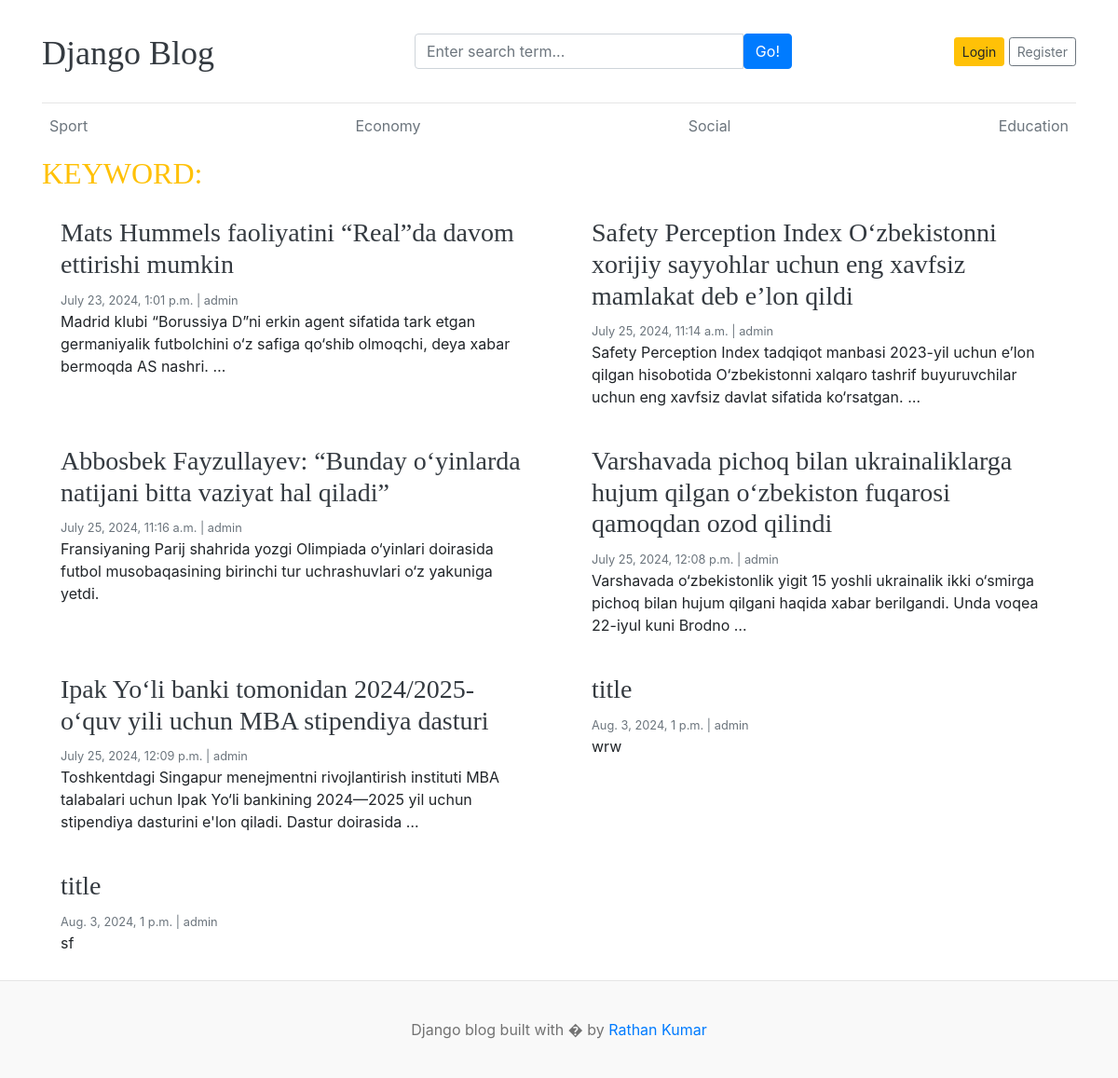
The app's page /search/ with its own data.
### blogs/models.py (models this page shows, shortened)
class Category(models.Model):
    name = models.CharField(max_length=100)
    created_at = models.DateTimeField(auto_now_add=True)
    updated_at = models.DateTimeField(auto_now=True)
    class Meta:
        verbose_name_plural="Categories"
        verbose_name="Category"

class Blog(models.Model):
    title = models.CharField(max_length=200)
    slug = models.SlugField(unique=True, null=False)
    category = models.ForeignKey(Category, on_delete=models.SET_NULL, null=True)
    author = models.ForeignKey(User, on_delete=models.SET_NULL, null=True)
    featured_image = models.ImageField(upload_to='uploads/%Y/%m/%d')
    short_description = models.CharField(max_length=200)
    body = models.TextField(max_length=2000)
    status = models.IntegerField(choices=STATUS_CHOICES, default=0)
    is_featured = models.BooleanField(default=False)
    created_at = models.DateTimeField(auto_now_add=True)
    updated_at = models.DateTimeField(auto_now=True)
    def __str__(self) -> str:
        return self.title

### blogs/views.py (the view)
# urls.py: path('search/', search, name='search'),
def search(request):
    keyword = request.GET.get('keyword', '')
    blogs = Blog.objects.filter(Q(title__icontains=keyword) | Q(body__icontains=keyword) )
    context = {
        "posts": blogs,
        "keyword": keyword
    }
    print(blogs)
    return render(request, "search.html", context)

### blogs/context_processor.py (called while the page is built)
def get_categories(request):
    categories = Category.objects.all()
    return {"categories": categories}

### template/search.html
{% extends 'base.html' %}
{% block content %}
<h2 class="text-uppercase text-warning">Keyword: {{keyword}}</h2>
{% if posts %}
<main role="main" class="container p-0">
    <div class="row mb-2">
        {% for post in posts %}
        <div class="col-md-6">
            <div class="card border-0">
                <div class="card-body">
                    <h3><a href="{% url 'single_blog' post.slug  %}" class="text-dark">{{post.title}}</a></h3>
                    <small class="mb-1 text-muted">{{post.created_at}} | {{post.author}}</small>
                    <p class="card-text">{{post.short_description | truncatewords:20}}</p>
                </div>
            </div>
        </div>
        {% endfor %}
    </div>
</main>
{% else %}
<p>No contents found</p>
{% endif %}
{% endblock %}

### template/base.html (shortened to what this page needs)
{% load static %}
<!DOCTYPE html>
<html lang="en">
<head>
    <link href="https://getbootstrap.com/docs/4.0/dist/css/bootstrap.min.css" rel="stylesheet">
    <link href="{% static 'css/blog.css' %}" rel="stylesheet">
</head>
<body>
    <div class="container">
        <header class="blog-header py-3">
            <div class="row flex-nowrap justify-content-between align-items-center">
                <div class="col-4 pt-1">
                    <a class="blog-header-logo text-dark" href="/">Django Blog</a>
                </div>
                <div class="col-5">
                    <form action="{% url 'search' %}" method="get">
                        <div class="card-body">
                            <div class="input-group">
                                <input class="form-control" type="text" name="keyword"
                                    placeholder="Enter search term..." value="{{keyword}}"
                                    aria-label="Enter search term..." aria-describedby="button-search" />
                                <button type="submit" class="btn btn-primary" id="button-search"
                                    type="button">Go!</button>
                            </div>
                        </div>
                    </form>
                </div>
                <div class="col-3 d-flex justify-content-end align-items-center">
                    {% if user.is_authenticated %}
                    {{user}}&nbsp;&nbsp;<a class="text-primary" href="{% url 'dashboard' %}">Dashboard</a> &nbsp;&nbsp;
                    <a class="btn btn-sm btn-warning" href="{% url 'logout' %}">Logout</a> &nbsp;
                    {% else %}
                    <a class="btn btn-sm btn-warning" href="{% url 'login' %}">Login</a> &nbsp;
                    <a class="btn btn-sm btn-outline-secondary" href="{% url 'register' %}">Register</a>
                    {% endif %}
                </div>
            </div>
        </header>
        <div class="nav-scroller py-1 mb-2">
            <nav class="nav d-flex justify-content-between">
                {% for category in categories %}
                <a class="p-2 text-muted" href="{% url 'posts_by_category' category.id  %}">{{category.name}}</a>
                {% endfor %}
            </nav>
        </div>
        {% block content %}
        {% endblock %}
    </div>
    <footer class="blog-footer">
        <p>Django blog built with � by <a href="#">Rathan Kumar</a></p>
    </footer>
</body>
</html>

### blog_site/static/css/blog.css (style rules this page uses)
.blog-header { border-bottom: 1px solid #e5e5e5; }
.blog-header-logo { font-family: "Playfair Display", Georgia, "Times New Roman", serif; font-size: 2.25rem; }
h1, h2, h3, h4, h5, h6 { font-family: "Playfair Display", Georgia, "Times New Roman", serif; }
.blog-footer { padding: 2.5rem 0; color: #727272; text-align: center; background-color: #f9f9f9; border-top: .05rem solid #e5e5e5; }
.blog-footer p:last-child { margin-bottom: 0; }

### records on screen
Category: name "Sport"
Category: name "Economy"
Category: name "Social"
Category: name "Education"
Blog: title "Mats Hummels faoliyatini “Real”da davom ettirishi mumkin", created_at "July 23, 2024, 1:01 p.m.", author "admin", short_description "Madrid klubi “Borussiya D”ni erkin agent sifatida tark etgan germaniyalik futbolchini o‘z safiga qo‘shib olmoqchi, deya xabar bermoqda AS nashri. …"
Blog: title "Safety Perception Index O‘zbekistonni xorijiy sayyohlar uchun eng xavfsiz mamlakat deb eʼlon qildi", created_at "July 25, 2024, 11:14 a.m.", author "admin", short_description "Safety Perception Index tadqiqot manbasi 2023-yil uchun eʼlon qilgan hisobotida O‘zbekistonni xalqaro tashrif buyuruvchilar uchun eng xavfsiz davlat sifatida ko‘rsatgan. …"
Blog: title "Abbosbek Fayzullayev: “Bunday o‘yinlarda natijani bitta vaziyat hal qiladi”", created_at "July 25, 2024, 11:16 a.m.", author "admin", short_description "Fransiyaning Parij shahrida yozgi Olimpiada o‘yinlari doirasida futbol musobaqasining birinchi tur uchrashuvlari o‘z yakuniga yetdi."
Blog: title "Varshavada pichoq bilan ukrainaliklarga hujum qilgan o‘zbekiston fuqarosi qamoqdan ozod qilindi", created_at "July 25, 2024, 12:08 p.m.", author "admin", short_description "Varshavada o‘zbekistonlik yigit 15 yoshli ukrainalik ikki o‘smirga pichoq bilan hujum qilgani haqida xabar berilgandi. Unda voqea 22-iyul kuni Brodno …"
Blog: title "Ipak Yo‘li banki tomonidan 2024/2025-o‘quv yili uchun MBA stipendiya dasturi", created_at "July 25, 2024, 12:09 p.m.", author "admin", short_description "Toshkentdagi Singapur menejmentni rivojlantirish instituti MBA talabalari uchun Ipak Yo‘li bankining 2024—2025 yil uchun stipendiya dasturini e'lon qiladi. Dastur doirasida …"
Blog: title "title", created_at "Aug. 3, 2024, 1 p.m.", author "admin", short_description "wrw"
Blog: title "title", created_at "Aug. 3, 2024, 1 p.m.", author "admin", short_description "sf"
